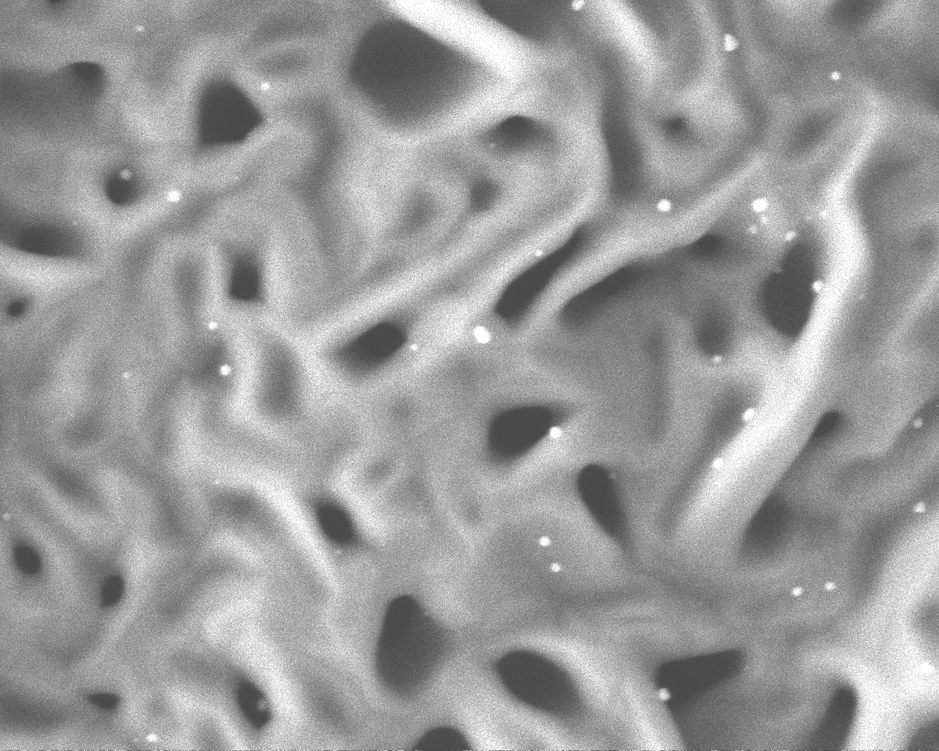
#> input picture data/cucumber/Imagem_030.tif, 939 x 751 px, shrunk from 1280 x 1024 before the run
$ jupyter execute Project.ipynb
#> lines starting #> are read from the running program, lines starting #| are printed output that depends on the picture; after the words box and inside, x2 and y2 are one past the last pixel; in counts of white or black regions, pixels touching at a corner belong together
# Project

## 1. Definition

The main goal of this project will be to explore optimal ways of analysing microscopic structures using image processing to count the total number of nanoparticles in a given image. In research labs within UFABC, this process is usually done manually. The method we will use consists of defining a pipeline such as grayscaling, removing noise, segmenting the particles and labeling capable of counting the nanoparticles.

## 2. Data

I will be using images of microscopic structures provided by UFABC's department of nanotechnology. The images used can be found on this link: http://bit.ly/2Qsdrb4.

## 3. Processing

### 3.1 Method
The nanoparticles contained within the microscopic images can generally be seen as white dots.

[cell 1]
import matplotlib.pyplot as plt
example = plt.imread('data/cucumber/Imagem_030.tif')
#> example is the input picture: shape (751, 939); min 72, max 255, mean 154.6
plt.figure(figsize=(8,8))
plt.title('Microscopic image with nanoparticles')
plt.imshow(example, 'gray')

To reach our objective, that is count the nanoparticles, the pipeline below was defined.
* **Gaussian blur filter**: pre-processing to normalize images
* **Top-Hat transform**: highlight bright features
* **Limiarization**: create a binary image with highlighted nanoparticles
* **Label**: label particles
* **Count**: count unique labels to get the total

### 3.2 Main

[cell 2]
import cv2
import numpy as np
import matplotlib.pyplot as plt

def count_particles(sample, blurKernelLength, tophatKernelLength, thresh):
#> called with blurKernelLength = 3, tophatKernelLength = 7, thresh = 20
    blurKernel = (blurKernelLength, blurKernelLength)
    blur = cv2.blur(sample, blurKernel)
    tophatKernel = (tophatKernelLength, tophatKernelLength)
    tophat = cv2.morphologyEx(blur, cv2.MORPH_TOPHAT, tophatKernel)
    binary = cv2.threshold(tophat, thresh, 255, cv2.THRESH_BINARY)[1]
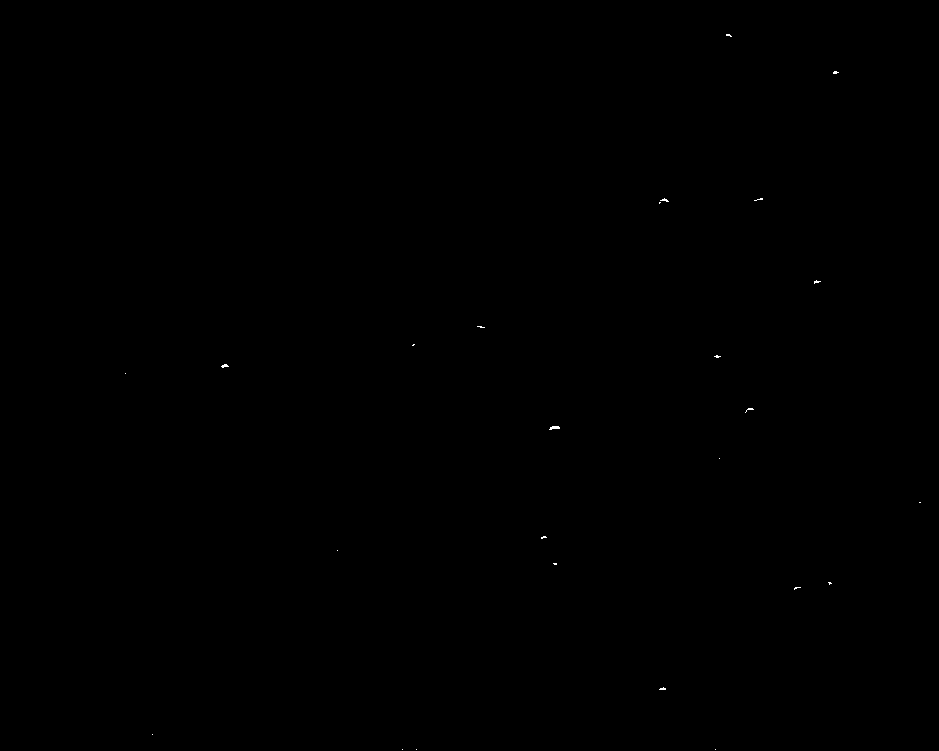
#> binary: shape (751, 939); 0.03% white in thin lines or dots, all inside (x1, y1, x2, y2) = (125, 34, 921, 750)
    labels = cv2.connectedComponents(binary)[1]
#> labels: shape (751, 939) int32; 26 distinct labels, from 0 to 25
    total = len(np.unique(labels)) - 1
#> total = 25
    plt.figure(figsize=(20, 20))
    plt.title('Original, Blur, Threshed Top Hat')
    plt.imshow(np.hstack([sample, blur, binary]), 'gray')
    return total

# sample = cv2.imread('data/grape/Imagem_006.tif', 0)
sample = cv2.imread('data/cucumber/Imagem_030.tif', 0)
nanoparticleCount = count_particles(sample, blurKernelLength = 3, tophatKernelLength = 7, thresh = 20)
#> nanoparticleCount = 25
print(nanoparticleCount)
#| 25
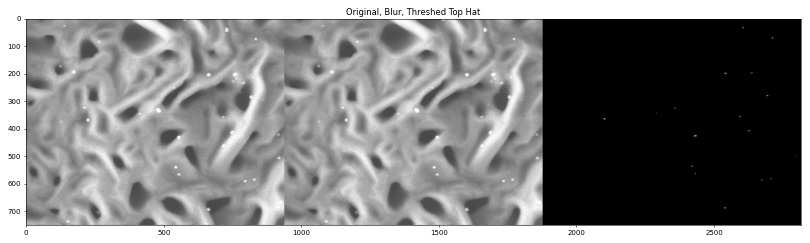
#> figure drawn by matplotlib, 1 panel

$ run again, with data/banana/Imagem_006.tif copied over data/cucumber/Imagem_030.tif
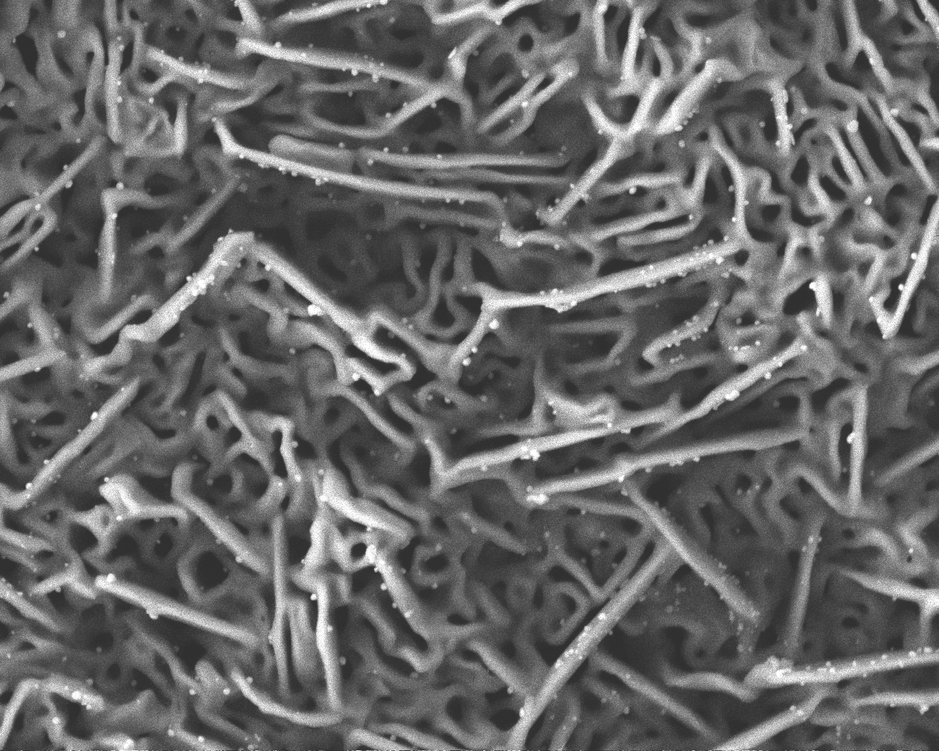
#> input picture data/banana/Imagem_006.tif, 939 x 751 px, shrunk from 1280 x 1024 before the run
#> example is the input picture: shape (751, 939); min 42, max 255, mean 103.8
#> in count_particles, `binary = cv2.threshold(tophat, thresh, 255, cv2.THRESH_BINARY)[1]`:
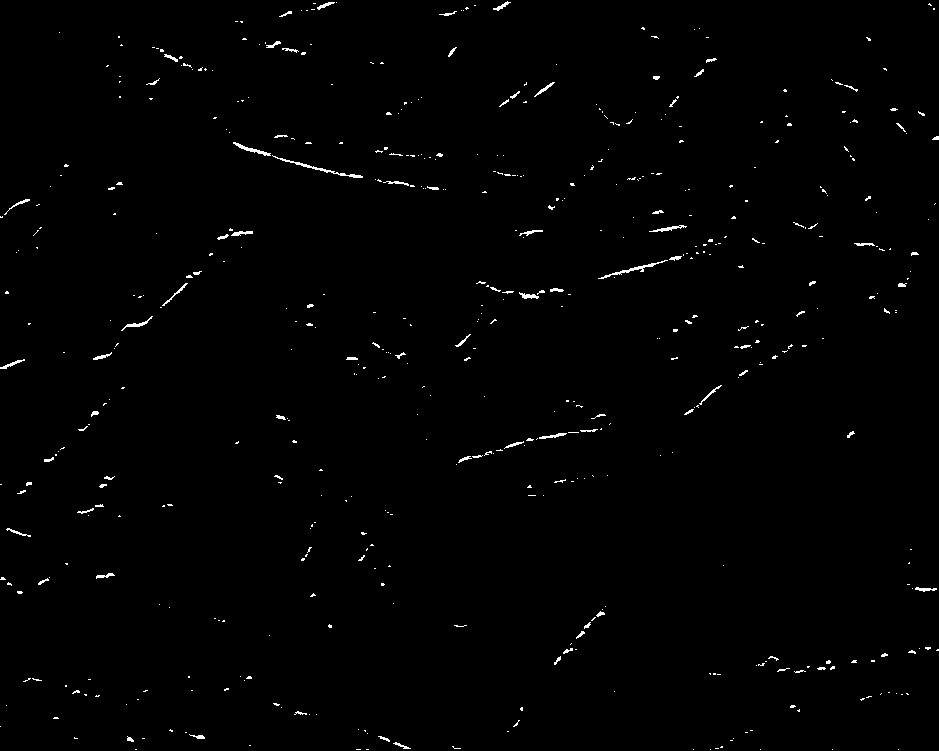
#> binary: shape (751, 939); 0.83% white in thin lines or dots
#> labels: shape (751, 939) int32; 533 distinct labels, from 0 to 532
#> total = 532
#| 532
#> `[cell 2] import cv2 import numpy as np import matplotlib.pyplot as plt..`:
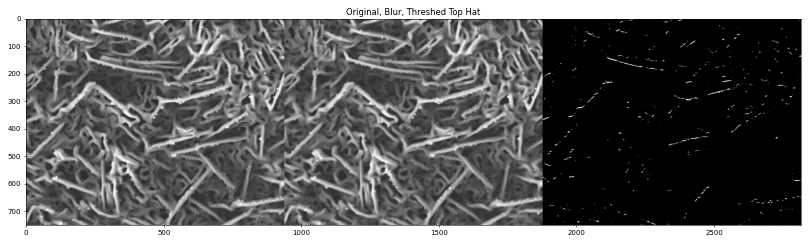
#> figure drawn by matplotlib, 1 panel

$ run again, with data/cucumber/Imagem_017.tif copied over data/cucumber/Imagem_030.tif
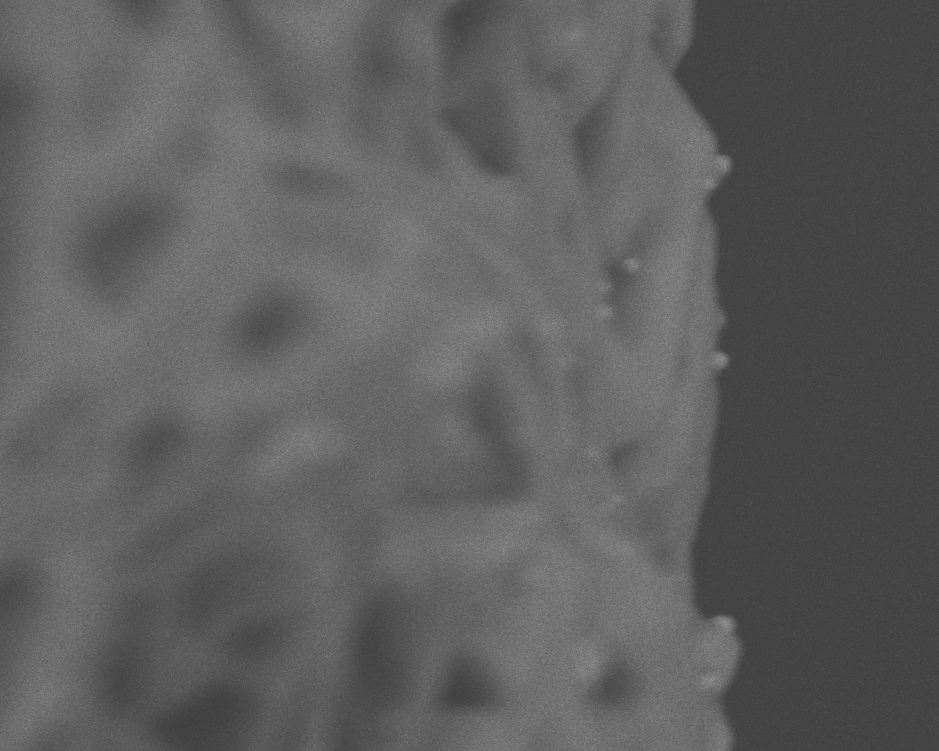
#> input picture data/cucumber/Imagem_017.tif, 939 x 751 px, shrunk from 1280 x 1024 before the run
#> example is the input picture: shape (751, 939); min 59, max 153, mean 95.2
#> in count_particles, `tophat = cv2.morphologyEx(blur, cv2.MORPH_TOPHAT, tophatKernel)`:
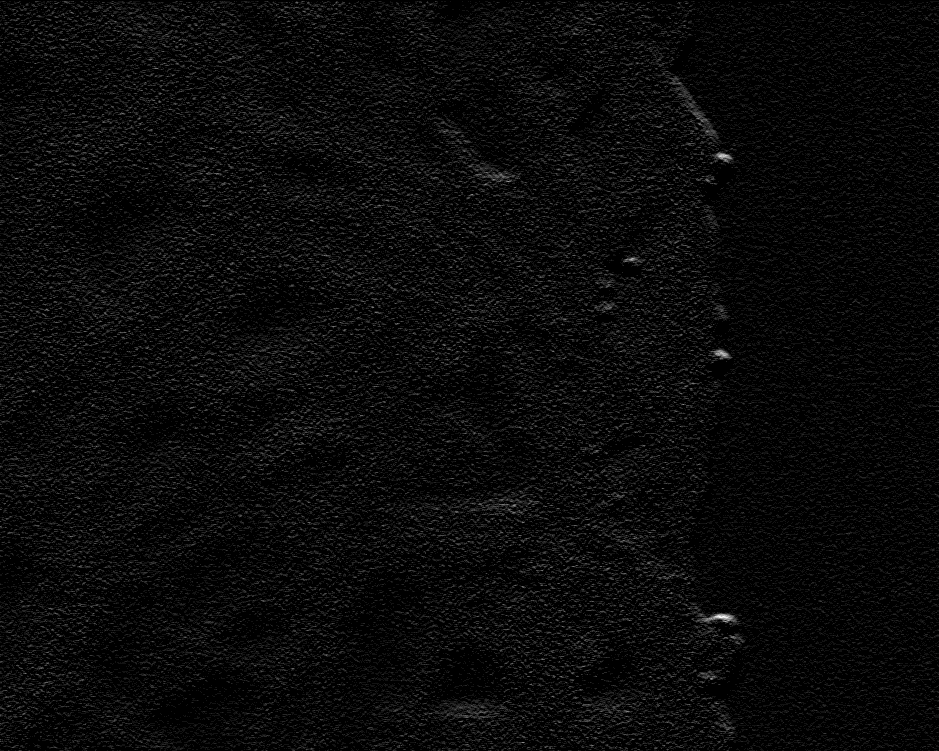
#> tophat: shape (751, 939); min 0, max 13, mean 0.514; drawn with min black and max white
#> binary: shape (751, 939); every value is 0
#> labels: shape (751, 939) int32; every value is 0
#> total = 0
#| 0
#> `[cell 2] import cv2 import numpy as np import matplotlib.pyplot as plt..`:
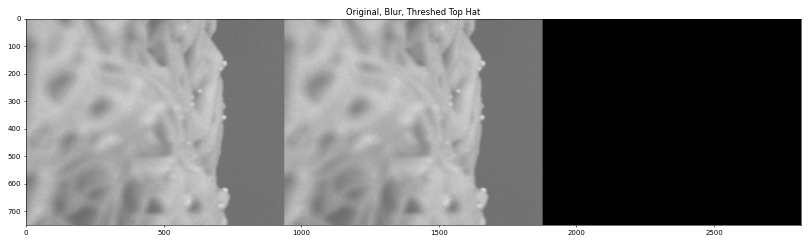
#> figure drawn by matplotlib, 1 panel

$ run again, with data/cucumber/Imagem_018.tif copied over data/cucumber/Imagem_030.tif
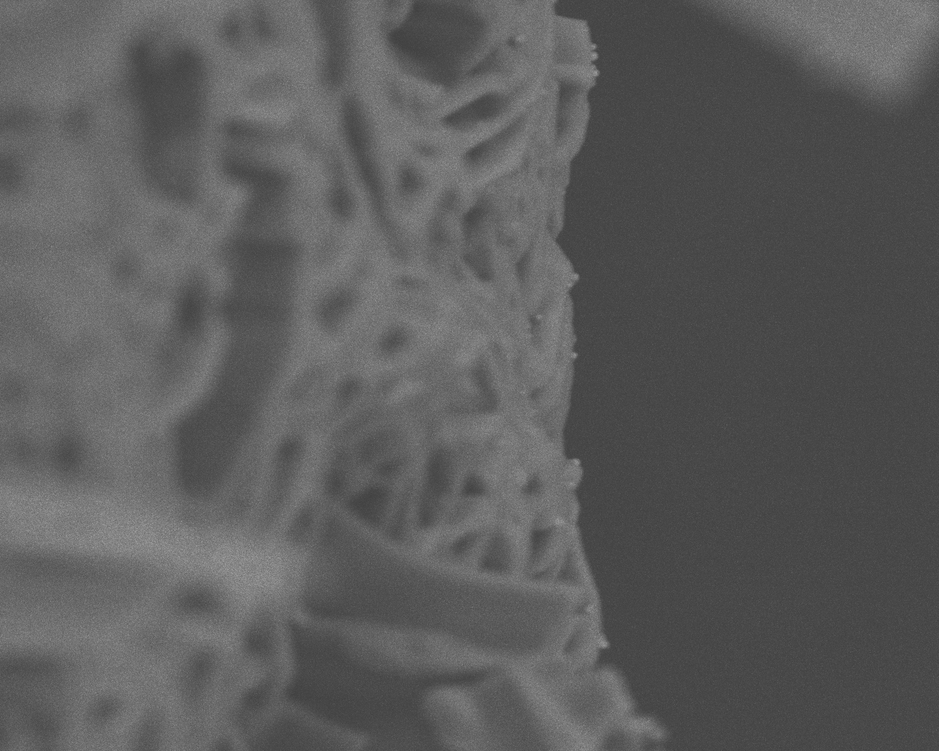
#> input picture data/cucumber/Imagem_018.tif, 939 x 751 px, shrunk from 1280 x 1024 before the run
#> example is the input picture: shape (751, 939); min 63, max 158, mean 92.2
#> in count_particles, `tophat = cv2.morphologyEx(blur, cv2.MORPH_TOPHAT, tophatKernel)`:
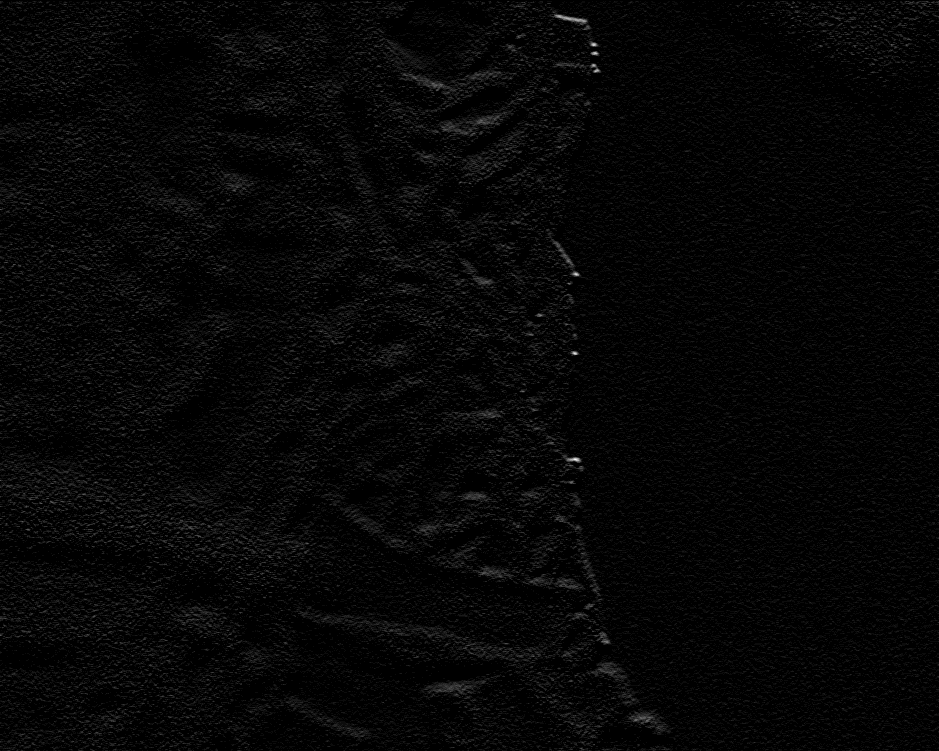
#> tophat: shape (751, 939); min 0, max 20, mean 0.501; drawn with min black and max white
#> binary: shape (751, 939); every value is 0
#> labels: shape (751, 939) int32; every value is 0
#> total = 0
#| 0
#> `[cell 2] import cv2 import numpy as np import matplotlib.pyplot as plt..`:
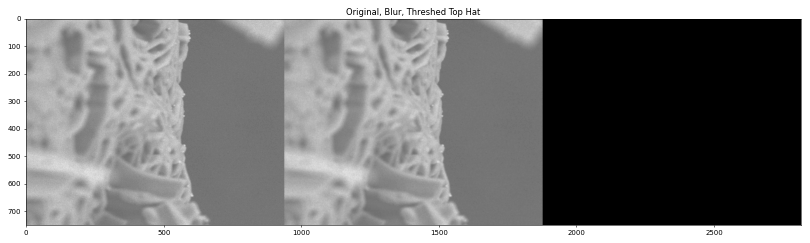
#> figure drawn by matplotlib, 1 panel
